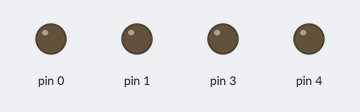
Bench run of a sketch on a simulated Arduino Uno, built with avr-gcc and run on an emulated ATmega328P. Shown: output pins drawn as LEDs (lit = HIGH).

Above: at 0.05 s.
At 1.25 s:
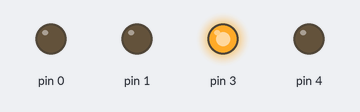
At 2.5 s:
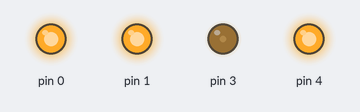
At 4.95 s:
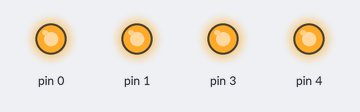
Timing chart, 0 to 13.0 s (numbered marks = the images above):
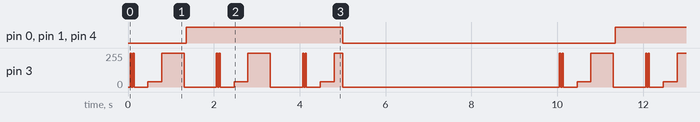

Measured:
- by itself, pin 0, pin 1, pin 4: alternates HIGH for 3.7 s and LOW for 6.3 s
- by itself, pin 3: moves between 0/255 and 255/255, repeating every 10.0 s

The sketch:

AYA063_FluorescentLamp.ino
```cpp
// (licence header left out)
#include "SeqLight.h"

unsigned long PreviosTime = 0;
unsigned long PreviosTime2 = 0;

SeqLight LedA = SeqLight(4,1);
SeqLight LedB = SeqLight(3,2);  // これだけDigital出力なので、蛍光灯キレそうなやつを実演
SeqLight LedC = SeqLight(1,1);
SeqLight LedD = SeqLight(0,1);

void setup() {
  PreviosTime = millis();
  PreviosTime2 = PreviosTime;
  LedA.OnOff(ON);
  LedB.OnOff(ON);
  LedC.OnOff(ON);
  LedD.OnOff(ON);
}

void loop() {
  static int sel = 0;
  if( (millis() - PreviosTime ) >= 10 ){  // 10:10msec 前回から10ms経過したかチェック
    PreviosTime = millis();
    LedA.stateCheck();
    LedB.stateCheck();
    LedC.stateCheck();
    LedD.stateCheck();
  }
  if( (millis() - PreviosTime2 ) >= 5000 ){  // 5000:5000msec 前回から5000ms経過したかチェック
    PreviosTime2 = millis();
    switch(sel){
      case OFF:
              LedA.OnOff(OFF);
              LedB.OnOff(OFF);
              LedC.OnOff(OFF);
              LedD.OnOff(OFF);
              sel = 1;
              break;
      case ON:
              LedA.OnOff(ON);
              LedB.OnOff(ON);
              LedC.OnOff(ON);
              LedD.OnOff(ON);
              sel = 0;
              break;
      default:
              break;
    }
  }
}
```

SeqLight.cpp
```cpp
// (licence header left out)
//--------------------------------------------------------------------------------
// SeqLightクラス
//--------------------------------------------------------------------------------
#include <Arduino.h>
#include"SeqLight.h"

// コンストラクタ
SeqLight::SeqLight( unsigned char ch, unsigned char mode)
{
  port = ch;
  pinMode(port, OUTPUT);
  state = ST_IDLE;

  switch(mode){
    case 0: ptn = ptn1;
    break;
    case 1: ptn = ptn1;
    break;
    case 2: ptn = ptn2;
    break;
    default: ptn = ptn1;
    break;
  }
}

void SeqLight::OnOff(unsigned char sw)
{
  if( sw == 0)
    state = ST_OFF;
  else if( sw == 1)
    state = ST_ON;
}

//---------------------------------------------------------------------
// FX効果ステートマシン
// 10ms周期で起動
// unsigned chart ptn[4][5]{{'I',0,0,1},{'S',20,255,1},{'S',40,0,1},{'E',0,0,1}};
//---------------------------------------------------------------------
void SeqLight::stateCheck(){

  switch(state){
    case ST_IDLE:
                break;

     case ST_ON:
                adr = 0;
                pwmRef = 0;
                analogWrite( port, pwmRef );
                state = ST_FARST;
                break;
    case ST_OFF:
                adr = 0;
                pwmRef = 0;
                analogWrite( port, 0 );
                state = ST_IDLE;
                break;

    case ST_FARST: //3
                pwmRef = ptn[adr][2];
                analogWrite( port, pwmRef );
                nowPwm = pwmRef;
                nextPwm = ptn[adr+1][2];
                styTime = ptn[adr+1][1];

                if(styTime == 0 || ptn[adr+1][0]=='O' ){
                  deltPwm = nextPwm - nowPwm;
                } else
                  deltPwm = (nextPwm - nowPwm) / (float)styTime;

                if(nextPwm - nowPwm == 0){
                  updownFlg = STY;
                  state = ST_STAY;
                  break;
                } else if(nextPwm - nowPwm < 0)
                  updownFlg = DOWN;
                else
                  updownFlg = UP;
                if(ptn[adr+1][0]=='O')
                  state = ST_STAY;
                else
                  state = ST_RUN;
                break;

    case ST_STAY://4
                  styTime --;
                  if(styTime <= 0)
                    state = ST_NEXT;
                  break;

    case ST_RUN://5
                  pwmRef = pwmRef + deltPwm;
                  if((updownFlg == DOWN) && (pwmRef <= nextPwm)){
                    analogWrite( port,(int)nextPwm);
                    state = ST_NEXT;
                  } else if((updownFlg == UP) && (pwmRef >= nextPwm)){
                    analogWrite( port,(int)nextPwm);
                    state = ST_NEXT;
                  } else {
                    analogWrite( port,(int)pwmRef);
                  }
                  if(ptn[adr][0]=='O')
                    state = ST_STAY;
                  break;
    case ST_NEXT://6
                  adr++;

                  if(ptn[adr][0]=='E'){
                    state = ST_IDLE;
                    break;
                  }
                  if(ptn[adr][0]=='L'){
                    adr = 0;
                    state = ST_FARST;
                    break;
                  }

                  nowPwm = ptn[adr-1][2];
                  nextPwm = ptn[adr][2];
                  styTime = ptn[adr][1];
                if(styTime == 0|| ptn[adr][0]=='O'){
                  deltPwm = nextPwm - nowPwm;
                } else
                  deltPwm = (nextPwm - nowPwm) / (float)styTime;
                  if(nextPwm - nowPwm == 0){
                    updownFlg = STY;
                    styTime = ptn[adr][1];
                    state = ST_STAY;
                    break;
                  }
                  else if(nextPwm - nowPwm < 0)
                    updownFlg = DOWN;
                  else
                    updownFlg = UP;
                  state = ST_RUN;
                  break;
    default:
                  break;
  }
}
```

SeqLight.h
```cpp
// (licence header left out)
#ifndef SeqLight_h
#define SeqLight_h

  enum{
    FastOn = 1,
    SlowOn,
    TriangleWave,
    Random,
    MarsLight,
    FlashLight,
    SinglePulesStrobe,
    DoublePulseStrobe,
    MediumPulseStrobo,
    FluorescentLamp,
    BrokenFluorescentLamp,
  };

  enum{
        OFF = 0,
        ON,
  };


class SeqLight
{
public:
  SeqLight(unsigned char ch,unsigned char mode);
  void stateCheck();
  void OnOff(unsigned char sw);

private:
  int state;// = ST_IDLE;
  unsigned char port;
  unsigned char mode;
  char updownFlg;

  unsigned char adr = 0;      // アドレス

  float pwmRef =0;
  float deltPwm;            // 10msあたりのpwm増加量

  int nowPwm;
  int nextPwm;
  int styTime;

  unsigned char (*ptn)[3];

  enum{
    ST_IDLE = 0,
    ST_ON,
    ST_OFF,
    ST_FARST,
    ST_STAY,
    ST_RUN,
    ST_NEXT,
  };

  enum{
    DOWN = 0,
    STY,
    UP,
  };

//FX効果
//Cmd,Time,Val,Frq
//I:初期状態,O:出力,S:スイープ,L:ループ,E:終了

unsigned char ptn1[12][3]={
                          {'I',  0,  0},
                          {'O', 10,125},
                          {'O',  0,  0},
                          {'O',  0, 55},
                          {'O', 20,  0},
                          {'O',  0,  0},
                          {'O', 10,125},
                          {'O',  0,  0},
                          {'O', 10, 50},
                          {'O', 50, 40},
                          {'O', 50,255},
                          {'E',  0, 0}}; //グロー管蛍光灯(Fluorescent lamp)

unsigned char ptn2[9][3]={
                          {'I',  0,  0},
                          {'O',  0,255},
                          {'O',  0,  0},
                          {'O',  0,255},
                          {'O', 30,  0},
                          {'O', 30, 40},
                          {'O', 50,255},
                          {'O', 70,  0},
                          {'L',  0,  0}}; //グロー管蛍光灯切れそう(broken Fluorescent lamp
};

#endif
```
